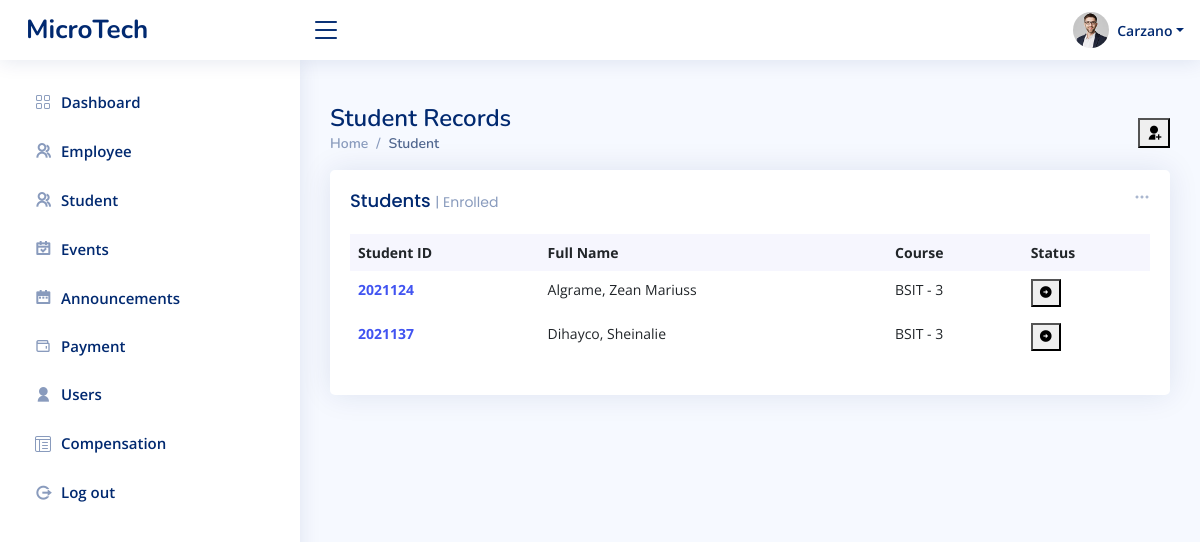
The app's page /admin/payment.php (signed in), older data.
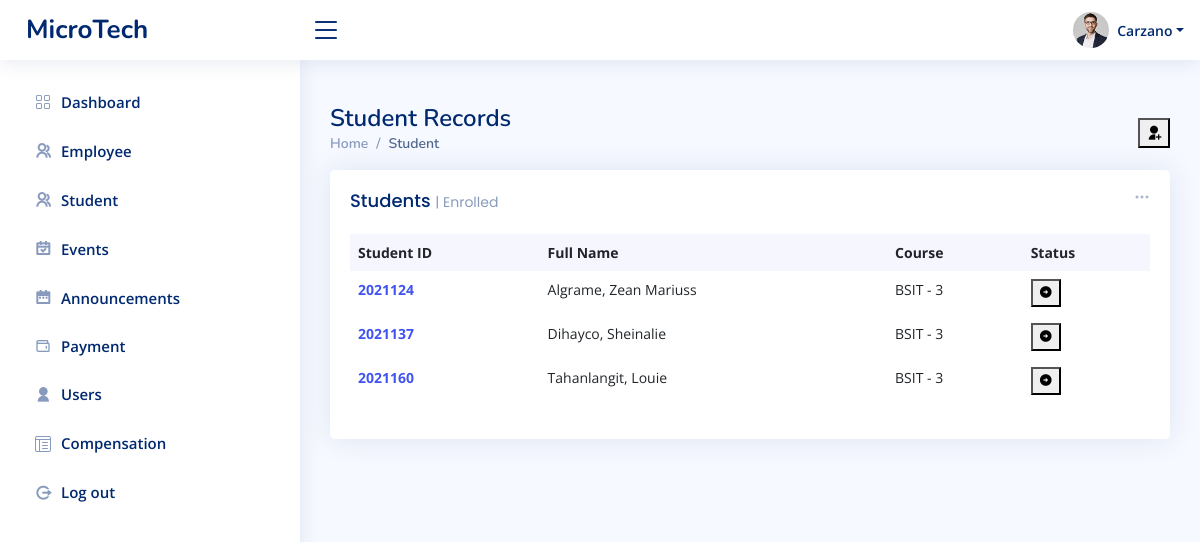
The same page, newer data.
### tables this page shows
CREATE TABLE `tbl_students` (
  `studentID` int(20) NOT NULL,
  `user_id` int(20) NOT NULL,
  `lname` varchar(50) NOT NULL,
  `fname` varchar(50) NOT NULL,
  `middleInitial` varchar(10) NOT NULL,
  `Suffix` varchar(15) NOT NULL,
  `course` varchar(50) NOT NULL,
  `year` int(10) NOT NULL,
  `contact` varchar(20) NOT NULL,
  `gender` varchar(10) NOT NULL,
  `bdate` varchar(50) NOT NULL,
  `pob` text NOT NULL,
  `email` varchar(50) NOT NULL,
  `major` varchar(50) NOT NULL,
  `nationality` varchar(20) NOT NULL,
  `civilStatus` varchar(20) NOT NULL,
  `religion` varchar(20) NOT NULL,
  `modality` varchar(20) NOT NULL,
  `fb` varchar(30) NOT NULL,
  `curAddress` varchar(200) NOT NULL,
  `cityAdd` varchar(200) NOT NULL,
  `zipcode` varchar(30) NOT NULL,
  `fatherName` varchar(50) NOT NULL,
  `fwork` varchar(50) NOT NULL,
  `motherName` varchar(50) NOT NULL,
  `mwork` varchar(50) NOT NULL,
  `primarySchool` varchar(100) NOT NULL,
  `primaryAddress` text NOT NULL,
  `primaryCompleted` varchar(30) NOT NULL,
  `entermediateSchool` varchar(100) NOT NULL,
  `entermediateAddress` text NOT NULL,
  `entermediateCompleted` varchar(30) NOT NULL,
  `hsSchool` varchar(100) NOT NULL,
  `hsAddress` text NOT NULL,
  `hsCompleted` varchar(30) NOT NULL,
  `shSchool` varchar(100) NOT NULL,
  `shAddress` text NOT NULL,
  `shCompleted` varchar(30) NOT NULL,
  `collegeSchool` varchar(100) NOT NULL,
  `collegeAddress` text NOT NULL,
  `collegeCompleted` varchar(30) NOT NULL
);

### admin/payment.php (the view, shortened to what this page needs)
<?php include_once "../templates/header.php" ?>;
<main id="main" class="main">
  <div class="pagetitle">
    <h1>Student Records</h1>
    <button type="button" class="ri-user-add-fill tablebutton" data-bs-toggle="modal" data-bs-target="#insertStudent"></button>
    <nav>
      <ol class="breadcrumb">
        <li class="breadcrumb-item"><a href="index.php">Home</a></li>
        <li class="breadcrumb-item active">Student</li>
      </ol>
    </nav>
  </div>
  <section class="section dashboard">
    <div class="row">
      <div class="col-lg-12">
        <div class="row">
          <div class="col-12">
            <div class="card recent-sales overflow-auto">
              <div class="filter">
                <a class="icon" href="#" data-bs-toggle="dropdown"><i class="bi bi-three-dots"></i></a>
              </div>
              <div class="card-body">
                <h5 class="card-title">Students <span>| Enrolled</span></h5>
                <table class="table table-borderless datatable">
                  <thead>
                    <tr>
                      <th scope="col">Student ID</th>
                      <th scope="col">Full Name</th>
                      <th scope="col">Course</th>
                      <th scope="col">Status</th>
                    </tr>
                  </thead>
                  <tbody>
                    <?php
                    $database = new Connection();
                    $db = $database->open();
                    try {
                      $sql = 'SELECT * FROM tbl_students ORDER BY lname ASC';
                      foreach ($db->query($sql) as $row) {
                    ?>
                        <tr>
                          <th scope="row"><a href="#"><?php echo $row["studentID"] ?></a></th>
                          <td><?php echo $row["lname"] ?>, <?php echo $row["fname"] ?></td>
                          <td><?php echo $row["course"] ?> - <?php echo $row["year"] ?></td>
                          <td>
                            <form action="student_profile.php" method="post">
                              <button type="submit" class="" name="submit"><i class="ri-arrow-right-circle-fill"></i></button>
                            </form>
                          </td>
                        </tr>
                    <?php
                      }
                    } catch (PDOException $e) {
                      echo "There is some problem in connection: " . $e->getMessage();
                    }
                    ?>
                  </tbody>
                </table>
              </div>
            </div>
          </div>
        </div>
      </div>
    </div>
  </section>
</main>
<?php
include_once "../templates/footer.php";
?>

Row changes from the older to the newer data that the page shows:
added tbl_students: studentID "2021160", lname "Tahanlangit", fname "Louie", course "BSIT", year "3"
